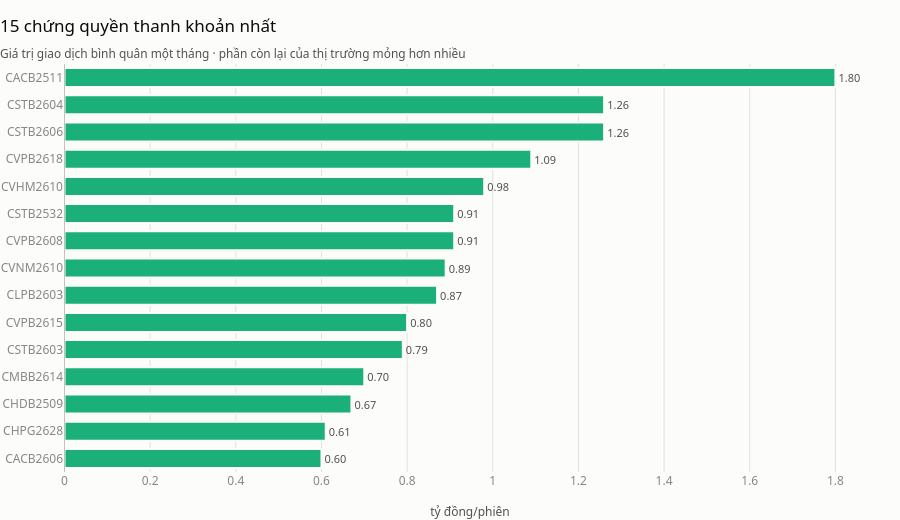

This figure's notebook cell:
### Code cell
top_tk = tk.nlargest(15, "gtgd_bq").assign(gtgd_ty=lambda d: (d["gtgd_bq"] / 1e9).round(2))

bar_ngang(
    top_tk,
    nhan="symbol",
    gia_tri="gtgd_ty",
    tieu_de="15 chứng quyền thanh khoản nhất",
    phu_de="Giá trị giao dịch bình quân một tháng · phần còn lại của thị trường mỏng hơn nhiều",
    nhan_x="tỷ đồng/phiên",
    dinh_dang_nhan="{:.2f}",
)

### Figure 1 — Plotly figure (JSON) as saved in the notebook; plotly's stock layout.template omitted (floating-point values rounded to 4 significant figures)
{"data": [{"cliponaxis": false, "hovertemplate": "%{y}: %{x:,.2f}<extra></extra>", "marker": {"color": ["#1baf7a", "#1baf7a", "#1baf7a", "#1baf7a", "#1baf7a", "#1baf7a", "#1baf7a", "#1baf7a", "#1baf7a", "#1baf7a", "#1baf7a", "#1baf7a", "#1baf7a", "#1baf7a", "#1baf7a"], "line": {"color": "#fcfcfb", "width": 2}}, "orientation": "h", "text": ["0.60", "0.61", "0.67", "0.70", "0.79", "0.80", "0.87", "0.89", "0.91", "0.91", "0.98", "1.09", "1.26", "1.26", "1.80"], "textfont": {"color": "#52514e", "size": 11}, "textposition": "outside", "type": "bar", "x": [0.6, 0.61, 0.67, 0.7, 0.79, 0.8, 0.87, 0.89, 0.91, 0.91, 0.98, 1.09, 1.26, 1.26, 1.8], "y": ["CACB2606", "CHPG2628", "CHDB2509", "CMBB2614", "CSTB2603", "CVPB2615", "CLPB2603", "CVNM2610", "CVPB2608", "CSTB2532", "CVHM2610", "CVPB2618", "CSTB2606", "CSTB2604", "CACB2511"]}], "layout": {"bargap": 0.3, "height": 520, "shapes": [{"line": {"color": "#c3c2b7", "width": 1}, "type": "line", "x0": 0, "x1": 0, "xref": "x", "y0": 0, "y1": 1, "yref": "y domain"}], "showlegend": false, "title": {"text": "15 chứng quyền thanh khoản nhất<br><sub style='color:#52514e'>Giá trị giao dịch bình quân một tháng · phần còn lại của thị trường mỏng hơn nhiều</sub>"}, "xaxis": {"gridcolor": "#e1e0d9", "showgrid": true, "title": {"text": "tỷ đồng/phiên"}}, "yaxis": {"showgrid": false, "type": "category"}}}
